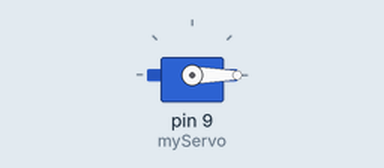
A sketch run on a simulated Arduino Uno, built with avr-gcc and run on an emulated ATmega328P. On the bench: servo.

Above: at 0.05 s.
At 1.75 s:
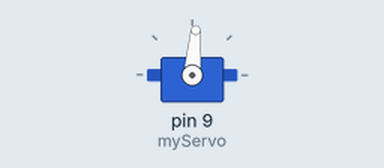
At 3.5 s:
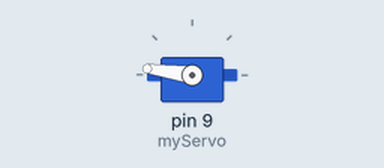
At 7.0 s:
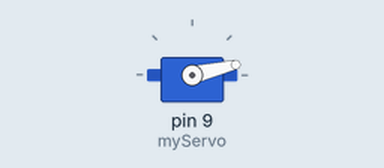
Timing chart, 0 to 9.4 s (numbered marks = the images above):
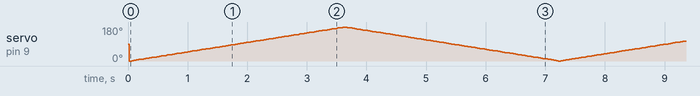

The sketch:

servo_basic.ino
```cpp
// snippet: servo_basic
// tags: servo, motor, angle, pwm, rc, position, sweep
// boards: avr, megaavr, nano33iot, rp2040
// not-tags: romi32u4
// library: Servo
// description: Attach a servo on pin 9 and sweep 0-180 degrees using Servo.h
// prompts: servo motor, rotate servo, servo angle, sweep servo, servo position, RC servo, control servo degrees, Servo.write
// exact-include: Servo.h

#include <Servo.h>

Servo myServo;
unsigned long prevMs = 0;
int angle = 0;
int direction = 1;

void setup() {
  myServo.attach(9);
  myServo.write(90);
}

void loop() {
  unsigned long now = millis();
  if (now - prevMs < 20) return;
  prevMs = now;

  myServo.write(angle);
  angle += direction;
  if (angle >= 180 || angle <= 0) direction = -direction;
}
```
